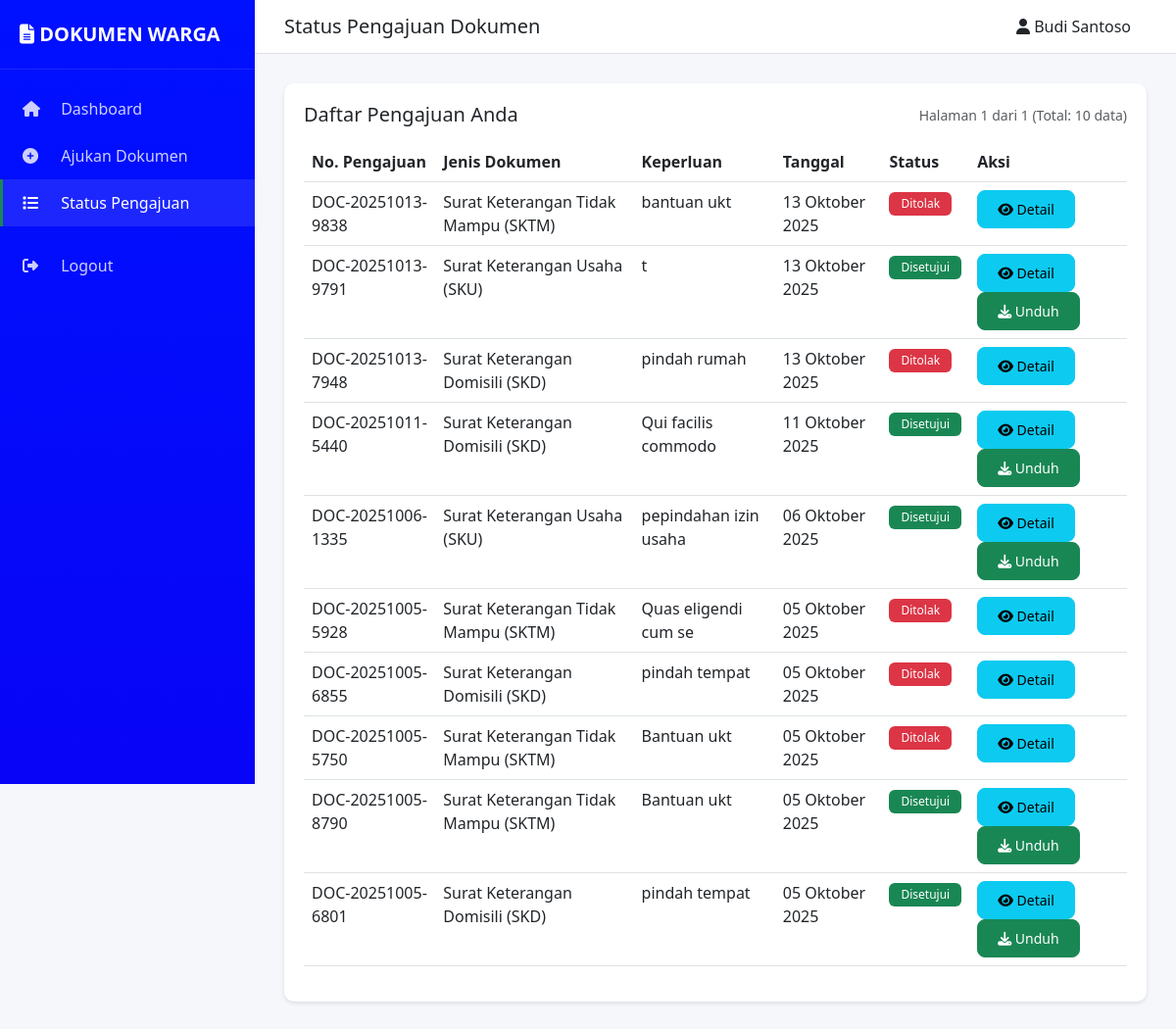
Screenshot of /pengajuan/lihat_status.php (signed in) with the database file from the repository.
### tables this page shows
CREATE TABLE `t_pengguna` (
  `id_pengguna` int(11) NOT NULL,
  `username` varchar(50) NOT NULL,
  `password` varchar(255) NOT NULL,
  `nama_lengkap` varchar(100) NOT NULL,
  `nik` varchar(16) DEFAULT NULL,
  `email` varchar(100) DEFAULT NULL,
  `no_hp` varchar(15) DEFAULT NULL,
  `alamat` text DEFAULT NULL,
  `role` enum('admin','petugas','warga') DEFAULT 'warga',
  `status` enum('aktif','nonaktif') DEFAULT 'aktif',
  `tanggal_daftar` timestamp NOT NULL DEFAULT current_timestamp()
);

CREATE TABLE `t_pengajuan` (
  `id_pengajuan` int(11) NOT NULL,
  `nomor_pengajuan` varchar(50) NOT NULL,
  `id_pengguna` int(11) NOT NULL,
  `id_jenis` int(11) NOT NULL,
  `keperluan` varchar(200) DEFAULT NULL,
  `keterangan` longtext DEFAULT NULL CHECK (json_valid(`keterangan`)),
  `id_status` int(11) DEFAULT 1,
  `tanggal_pengajuan` timestamp NOT NULL DEFAULT current_timestamp(),
  `tanggal_validasi` datetime DEFAULT NULL,
  `validasi_oleh` int(11) DEFAULT NULL,
  `catatan_validasi` text DEFAULT NULL
);

CREATE TABLE `t_jenis_dokumen` (
  `id_jenis` int(11) NOT NULL,
  `nama_dokumen` varchar(100) NOT NULL,
  `deskripsi` text DEFAULT NULL,
  `status` enum('aktif','nonaktif') DEFAULT 'aktif',
  `tanggal_dibuat` timestamp NOT NULL DEFAULT current_timestamp()
);

CREATE TABLE `t_status_pengajuan` (
  `id_status` int(11) NOT NULL,
  `nama_status` varchar(50) NOT NULL,
  `warna_badge` varchar(20) DEFAULT NULL,
  `keterangan` text DEFAULT NULL
);

### includes/config.php (called while the page is built, shortened)
<?php
$conn = mysqli_connect(DB_HOST, DB_USER, DB_PASS, DB_NAME);
mysqli_set_charset($conn, "utf8");
function get_user_data($user_id) {
    global $conn;
    $query = "SELECT * FROM t_pengguna WHERE id_pengguna = '$user_id'";
    $result = mysqli_query($conn, $query);
    return mysqli_fetch_assoc($result);
}
?>

### pengajuan/lihat_status.php (the view, shortened to what this page needs)
<?php
require_once '../includes/config.php';
require_once '../includes/auth.php';
require_once '../includes/functions.php';
$user_id = $_SESSION['user_id'];
$user_data = get_user_data($user_id);
$detail_data = null;
$limit = 10;
$page = isset($_GET['page']) ? (int)$_GET['page'] : 1;
$offset = ($page - 1) * $limit;
$query_count = "SELECT COUNT(*) as total FROM t_pengajuan WHERE id_pengguna = '$user_id'";
$total_records = mysqli_fetch_assoc(mysqli_query($conn, $query_count))['total'];
$total_pages = ceil($total_records / $limit);
$query_pengajuan = "SELECT p.*, j.nama_dokumen, s.nama_status, s.warna_badge
                    FROM t_pengajuan p
                    JOIN t_jenis_dokumen j ON p.id_jenis = j.id_jenis
                    JOIN t_status_pengajuan s ON p.id_status = s.id_status
                    WHERE p.id_pengguna = '$user_id'
                    ORDER BY p.tanggal_pengajuan DESC
                    LIMIT $limit OFFSET $offset";
$result_pengajuan = mysqli_query($conn, $query_pengajuan);
?>
<!DOCTYPE html>
<html lang="id">
<head>
    <link href="https://cdn.jsdelivr.net/npm/bootstrap@5.3.0/dist/css/bootstrap.min.css" rel="stylesheet">
    <link rel="stylesheet" href="https://cdnjs.cloudflare.com/ajax/libs/font-awesome/6.4.0/css/all.min.css">
    <link rel="stylesheet" href="../assets/css/style.css">
</head>
<body>
    <div class="dashboard-wrapper">
        <div class="sidebar">
            <div class="brand">
                <i class="fas fa-file-alt"></i> DOKUMEN WARGA
            </div>
            <ul class="nav flex-column mt-3">
                <li class="nav-item">
                    <a class="nav-link" href="../dashboard/warga.php">
                        <i class="fas fa-home"></i> Dashboard
                    </a>
                </li>
                <li class="nav-item">
                    <a class="nav-link" href="form_pengajuan.php">
                        <i class="fas fa-plus-circle"></i> Ajukan Dokumen
                    </a>
                </li>
                <li class="nav-item">
                    <a class="nav-link active" href="lihat_status.php">
                        <i class="fas fa-list"></i> Status Pengajuan
                    </a>
                </li>
                <li class="nav-item mt-3">
                    <a class="nav-link" href="?logout=true">
                        <i class="fas fa-sign-out-alt"></i> Logout
                    </a>
                </li>
            </ul>
        </div>
        <div class="main-content">
            <div class="top-navbar d-flex justify-content-between align-items-center">
                <h5 class="mb-0">Status Pengajuan Dokumen</h5>
                <div>
                    <span class="me-3"><i class="fas fa-user"></i> <?= $user_data['nama_lengkap'] ?></span>
                </div>
            </div>
            <div class="content-area">
                <?php if ($detail_data): ?>
                    <div class="card shadow-sm mb-4">
                        <div class="card-header bg-primary text-white">
                            <h5 class="mb-0"><i class="fas fa-info-circle"></i> Detail Pengajuan</h5>
                        </div>
                        <div class="card-body">
                            <div class="row">
                                <div class="col-md-6">
                                    <table class="table table-borderless">
                                        <tr>
                                            <td width="200"><strong>Nomor Pengajuan</strong></td>
                                            <td><?= $detail_data['nomor_pengajuan'] ?></td>
                                        </tr>
                                        <tr>
                                            <td><strong>Jenis Dokumen</strong></td>
                                            <td><?= $detail_data['nama_dokumen'] ?></td>
                                        </tr>
                                        <tr>
                                            <td><strong>Keperluan</strong></td>
                                            <td><?= $detail_data['keperluan'] ?></td>
                                        </tr>
                                        <tr>
                                            <td><strong>Tanggal Pengajuan</strong></td>
                                            <td><?= format_tanggal($detail_data['tanggal_pengajuan']) ?></td>
                                        </tr>
                                        <tr>
                                            <td><strong>Status</strong></td>
                                            <td><?= get_status_badge($detail_data['nama_status'], $detail_data['warna_badge']) ?></td>
                                        </tr>
                                    </table>
                                </div>
                                <div class="col-md-6">
                                    <h6 class="mb-3">Keterangan Tambahan:</h6>
                                    <?php
                                    $keterangan = json_decode($detail_data['keterangan'], true);
                                    if ($keterangan):
                                        foreach ($keterangan as $key => $value):
                                    ?>
                                            <p><strong><?= ucwords(str_replace('_', ' ', $key)) ?>:</strong> <?= $value ?></p>
                                    <?php
                                        endforeach;
                                    endif;
                                    ?>
                                    <?php if ($berkas_data): ?>
                                        <hr>
                                        <h6>Berkas Terupload:</h6>
                                        <p>
                                            <i class="fas fa-file"></i> <?= $berkas_data['nama_file'] ?>
                                            (<?= format_file_size($berkas_data['ukuran_file']) ?>)
                                        </p>
                                    <?php endif; ?>
                                </div>
                            </div>
                            <?php if ($detail_data['catatan_validasi']): ?>
                                <div class="alert alert-info mt-3">
                                    <strong><i class="fas fa-comment"></i> Catatan Validasi:</strong><br>
                                    <?= $detail_data['catatan_validasi'] ?><br>
                                    <small>Oleh: <?= $detail_data['validasi_nama'] ?> pada <?= format_tanggal($detail_data['tanggal_validasi']) ?></small>
                                </div>
                            <?php endif; ?>
                            <?php if ($detail_data['id_status'] == 2): ?>
                                <div class="mt-3">
                                    <a href="unduh_surat.php?id=<?= $detail_data['id_pengajuan'] ?>" class="btn btn-success">
                                        <i class="fas fa-download"></i> Unduh Surat
                                    </a>
                                </div>
                            <?php endif; ?>
                            <hr>
                            <h6>Riwayat Status:</h6>
                            <div class="timeline">
                                <?php while ($riwayat = mysqli_fetch_assoc($result_riwayat)): ?>
                                    <div class="mb-3">
                                        <span class="badge bg-secondary"><?= format_tanggal($riwayat['tanggal_perubahan']) ?></span>
                                        <strong><?= $riwayat['nama_status'] ?></strong>
                                        <?php if ($riwayat['catatan']): ?>
                                            - <?= $riwayat['catatan'] ?>
                                        <?php endif; ?>
                                        <?php if ($riwayat['nama_lengkap']): ?>
                                            <br><small class="text-muted">Oleh: <?= $riwayat['nama_lengkap'] ?></small>
                                        <?php endif; ?>
                                    </div>
                                <?php endwhile; ?>
                            </div>
                            <a href="lihat_status.php" class="btn btn-danger mt-3">
                                <i class="fas fa-arrow-left"></i> Kembali ke Daftar
                            </a>
                        </div>
                    </div>
                <?php else: ?>
                    <div class="table-container">
                        <div class="d-flex justify-content-between align-items-center mb-3">
                            <h5 class="mb-0">Daftar Pengajuan Anda</h5>
                            <small class="text-muted">Halaman <?= $page ?> dari <?= $total_pages ?> (Total: <?= $total_records ?> data)</small>
                        </div>
                        <div class="table-responsive">
                            <table class="table table-hover">
                                <thead>
                                    <tr>
                                        <th>No. Pengajuan</th>
                                        <th>Jenis Dokumen</th>
                                        <th>Keperluan</th>
                                        <th>Tanggal</th>
                                        <th>Status</th>
                                        <th>Aksi</th>
                                    </tr>
                                </thead>
                                <tbody>
                                    <?php if (mysqli_num_rows($result_pengajuan) > 0): ?>
                                        <?php while ($row = mysqli_fetch_assoc($result_pengajuan)): ?>
                                            <tr>
                                                <td><?= $row['nomor_pengajuan'] ?></td>
                                                <td><?= $row['nama_dokumen'] ?></td>
                                                <td><?= $row['keperluan'] ?></td>
                                                <td><?= format_tanggal($row['tanggal_pengajuan']) ?></td>
                                                <td><?= get_status_badge($row['nama_status'], $row['warna_badge']) ?></td>
                                                <td>
                                                    <a href="lihat_status.php?id=<?= $row['id_pengajuan'] ?>" class="btn btn-sm btn-info">
                                                        <i class="fas fa-eye"></i> Detail
                                                    </a>
                                                    <?php if ($row['id_status'] == 2): ?>
                                                        <a href="unduh_surat.php?id=<?= $row['id_pengajuan'] ?>" class="btn btn-sm btn-success">
                                                            <i class="fas fa-download"></i> Unduh
                                                        </a>
                                                    <?php endif; ?>
                                                </td>
                                            </tr>
                                        <?php endwhile; ?>
                                    <?php endif; ?>
                                </tbody>
                            </table>
                        </div>
                    </div>
                <?php endif; ?>
            </div>
        </div>
    </div>
</body>
</html>

### includes/functions.php (shortened to what this page needs)
<?php
function format_tanggal($date) {
    $bulan = array(
        1 => 'Januari', 'Februari', 'Maret', 'April', 'Mei', 'Juni',
        'Juli', 'Agustus', 'September', 'Oktober', 'November', 'Desember'
    );
    $timestamp = strtotime($date);
    $hari = date('d', $timestamp);
    $bulan_num = date('n', $timestamp);
    $tahun = date('Y', $timestamp);
    return $hari . ' ' . $bulan[$bulan_num] . ' ' . $tahun;
}
function get_status_badge($status_name, $warna) {
    return '<span class="badge bg-' . $warna . '">' . $status_name . '</span>';
}
?>

### assets/css/style.css (style rules this page uses)
:root { --primary-color: #0d6efd; --primary-blue: #0d6efd; --dark-blue: #0a58ca; --success-color: #198754; --success-green: #198754; --warning-color: #ffc107; --danger-color: #dc3545; --info-color: #0dcaf0; --light-color: #f8f9fa; --light-gray: #f8f9fa; --dark-color: #212529; --white: #ffffff; --text-dark: #212529; --text-muted: #6c757d; }
* { margin: 0; padding: 0; box-sizing: border-box; }
body { font-family: 'Segoe UI', Tahoma, Geneva, Verdana, sans-serif; background-color: #f5f7fa; color: var(--text-dark); overflow-x: hidden; }
.dashboard-wrapper { display: flex; min-height: 100vh; }
.sidebar { width: 260px; background: linear-gradient(180deg, #0011ff 0%, #0804f7 100%); color: white; position: fixed; height: 100vh; overflow-y: auto; z-index: 1000; }
.sidebar .brand { padding: 20px; font-size: 20px; font-weight: bold; border-bottom: 1px solid rgba(255,255,255,0.1); }
.sidebar .nav-link { color: rgba(255,255,255,0.8); padding: 12px 20px; transition: all 0.3s; border-left: 3px solid transparent; }
.sidebar .nav-link:hover, .sidebar .nav-link.active { color: white; background: rgba(255,255,255,0.1); border-left-color: #198754; }
.sidebar .nav-link i { width: 25px; margin-right: 10px; }
.main-content { margin-left: 260px; width: calc(100% - 260px); padding: 0; }
.top-navbar { background: white; border-bottom: 1px solid #e0e0e0; padding: 15px 30px; position: sticky; top: 0; z-index: 999; }
.content-area { padding: 30px; }
.table-container { background: white; border-radius: 10px; padding: 20px; box-shadow: 0 2px 4px rgba(0,0,0,0.1); }
.table thead { background: var(--primary-color); color: white; }
.btn { border-radius: 8px; padding: 8px 20px; font-weight: 500; transition: all 0.3s; }
.badge { padding: 6px 12px; font-weight: 500; }

### rows the page displays
t_pengguna: nama_lengkap "Budi Santoso"
t_pengajuan: nomor_pengajuan "DOC-20251013-9838", id_jenis.nama_dokumen "Surat Keterangan Tidak Mampu (SKTM)", keperluan "bantuan ukt", tanggal_pengajuan "13 Oktober 2025", id_status.nama_status "Ditolak"
t_pengajuan: nomor_pengajuan "DOC-20251013-9791", id_jenis.nama_dokumen "Surat Keterangan Usaha (SKU)", keperluan "t", tanggal_pengajuan "13 Oktober 2025", id_status.nama_status "Disetujui"
t_pengajuan: nomor_pengajuan "DOC-20251013-7948", id_jenis.nama_dokumen "Surat Keterangan Domisili (SKD)", keperluan "pindah rumah", tanggal_pengajuan "13 Oktober 2025", id_status.nama_status "Ditolak"
t_pengajuan: nomor_pengajuan "DOC-20251011-5440", id_jenis.nama_dokumen "Surat Keterangan Domisili (SKD)", keperluan "Qui facilis commodo", tanggal_pengajuan "11 Oktober 2025", id_status.nama_status "Disetujui"
t_pengajuan: nomor_pengajuan "DOC-20251006-1335", id_jenis.nama_dokumen "Surat Keterangan Usaha (SKU)", keperluan "pepindahan izin usaha", tanggal_pengajuan "06 Oktober 2025", id_status.nama_status "Disetujui"
t_pengajuan: nomor_pengajuan "DOC-20251005-5928", id_jenis.nama_dokumen "Surat Keterangan Tidak Mampu (SKTM)", keperluan "Quas eligendi cum se", tanggal_pengajuan "05 Oktober 2025", id_status.nama_status "Ditolak"
t_pengajuan: nomor_pengajuan "DOC-20251005-6855", id_jenis.nama_dokumen "Surat Keterangan Domisili (SKD)", keperluan "pindah tempat", tanggal_pengajuan "05 Oktober 2025", id_status.nama_status "Ditolak"
t_pengajuan: nomor_pengajuan "DOC-20251005-5750", id_jenis.nama_dokumen "Surat Keterangan Tidak Mampu (SKTM)", keperluan "Bantuan ukt", tanggal_pengajuan "05 Oktober 2025", id_status.nama_status "Ditolak"
t_pengajuan: nomor_pengajuan "DOC-20251005-8790", id_jenis.nama_dokumen "Surat Keterangan Tidak Mampu (SKTM)", keperluan "Bantuan ukt", tanggal_pengajuan "05 Oktober 2025", id_status.nama_status "Disetujui"
t_pengajuan: nomor_pengajuan "DOC-20251005-6801", id_jenis.nama_dokumen "Surat Keterangan Domisili (SKD)", keperluan "pindah tempat", tanggal_pengajuan "05 Oktober 2025", id_status.nama_status "Disetujui"

### other values shown
$page "1"
$total_pages "1"
$total_records "10"
